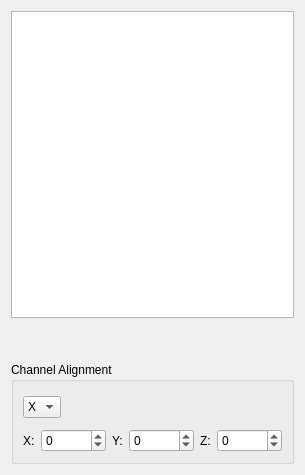
<?xml version="1.0" encoding="UTF-8"?>
<ui version="4.0">
 <class>ChannelExplorer</class>
 <widget class="QWidget" name="ChannelExplorer">
  <property name="geometry">
   <rect>
    <x>0</x>
    <y>0</y>
    <width>279</width>
    <height>475</height>
   </rect>
  </property>
  <property name="windowTitle">
   <string>Channel Explorer</string>
  </property>
  <property name="styleSheet">
   <string notr="true"/>
  </property>
  <layout class="QVBoxLayout" name="verticalLayout_2">
   <item>
    <widget class="QTreeView" name="view">
     <property name="acceptDrops">
      <bool>true</bool>
     </property>
     <property name="styleSheet">
      <string notr="true">QTreeView::indicator {
     width: 15px;
     height: 15px;
 }
QTreeView::indicator:checked {
     image: url(:/espina/show_all.svg);
 } 
QTreeView::indicator:unchecked {
     image: url(:/espina/hide_all.svg);
 } 
</string>
     </property>
     <property name="editTriggers">
      <set>QAbstractItemView::NoEditTriggers</set>
     </property>
     <property name="dragEnabled">
      <bool>true</bool>
     </property>
     <property name="dragDropMode">
      <enum>QAbstractItemView::InternalMove</enum>
     </property>
     <property name="defaultDropAction">
      <enum>Qt::MoveAction</enum>
     </property>
     <property name="selectionMode">
      <enum>QAbstractItemView::ExtendedSelection</enum>
     </property>
     <property name="animated">
      <bool>true</bool>
     </property>
     <attribute name="headerVisible">
      <bool>false</bool>
     </attribute>
    </widget>
   </item>
   <item>
    <layout class="QHBoxLayout" name="horizontalLayout">
     <item>
      <spacer name="horizontalSpacer">
       <property name="orientation">
        <enum>Qt::Horizontal</enum>
       </property>
       <property name="sizeHint" stdset="0">
        <size>
         <width>40</width>
         <height>20</height>
        </size>
       </property>
      </spacer>
     </item>
     <item>
      <widget class="QPushButton" name="channelColor">
       <property name="sizePolicy">
        <sizepolicy hsizetype="Fixed" vsizetype="Fixed">
         <horstretch>0</horstretch>
         <verstretch>0</verstretch>
        </sizepolicy>
       </property>
       <property name="minimumSize">
        <size>
         <width>32</width>
         <height>32</height>
        </size>
       </property>
       <property name="maximumSize">
        <size>
         <width>32</width>
         <height>32</height>
        </size>
       </property>
       <property name="baseSize">
        <size>
         <width>32</width>
         <height>32</height>
        </size>
       </property>
       <property name="toolTip">
        <string>Show Segmentation Information</string>
       </property>
       <property name="text">
        <string/>
       </property>
       <property name="icon">
        <iconset resource="../rsc/espina.qrc">
         <normaloff>:/espina/rainbow.svg</normaloff>:/espina/rainbow.svg</iconset>
       </property>
       <property name="iconSize">
        <size>
         <width>22</width>
         <height>22</height>
        </size>
       </property>
       <property name="flat">
        <bool>true</bool>
       </property>
      </widget>
     </item>
     <item>
      <widget class="QPushButton" name="unloadChannel">
       <property name="sizePolicy">
        <sizepolicy hsizetype="Fixed" vsizetype="Fixed">
         <horstretch>0</horstretch>
         <verstretch>0</verstretch>
        </sizepolicy>
       </property>
       <property name="minimumSize">
        <size>
         <width>32</width>
         <height>32</height>
        </size>
       </property>
       <property name="maximumSize">
        <size>
         <width>32</width>
         <height>32</height>
        </size>
       </property>
       <property name="baseSize">
        <size>
         <width>32</width>
         <height>32</height>
        </size>
       </property>
       <property name="toolTip">
        <string>Delete selected segmentation</string>
       </property>
       <property name="text">
        <string/>
       </property>
       <property name="icon">
        <iconset resource="../rsc/espina.qrc">
         <normaloff>:/espina/trash-full.svg</normaloff>:/espina/trash-full.svg</iconset>
       </property>
       <property name="iconSize">
        <size>
         <width>22</width>
         <height>22</height>
        </size>
       </property>
       <property name="flat">
        <bool>true</bool>
       </property>
      </widget>
     </item>
    </layout>
   </item>
   <item>
    <widget class="QGroupBox" name="groupBox">
     <property name="title">
      <string>Channel Alignment</string>
     </property>
     <layout class="QVBoxLayout" name="verticalLayout">
      <item>
       <layout class="QHBoxLayout" name="horizontalLayout_3">
        <item>
         <widget class="QComboBox" name="coordinateSelector">
          <property name="sizePolicy">
           <sizepolicy hsizetype="Preferred" vsizetype="Fixed">
            <horstretch>0</horstretch>
            <verstretch>0</verstretch>
           </sizepolicy>
          </property>
          <property name="maximumSize">
           <size>
            <width>40</width>
            <height>16777215</height>
           </size>
          </property>
          <item>
           <property name="text">
            <string>X</string>
           </property>
          </item>
          <item>
           <property name="text">
            <string>Y</string>
           </property>
          </item>
          <item>
           <property name="text">
            <string>Z</string>
           </property>
          </item>
         </widget>
        </item>
        <item>
         <widget class="QPushButton" name="alignLeft">
          <property name="sizePolicy">
           <sizepolicy hsizetype="Fixed" vsizetype="Fixed">
            <horstretch>0</horstretch>
            <verstretch>0</verstretch>
           </sizepolicy>
          </property>
          <property name="minimumSize">
           <size>
            <width>32</width>
            <height>32</height>
           </size>
          </property>
          <property name="maximumSize">
           <size>
            <width>32</width>
            <height>32</height>
           </size>
          </property>
          <property name="baseSize">
           <size>
            <width>32</width>
            <height>32</height>
           </size>
          </property>
          <property name="toolTip">
           <string>Align Left</string>
          </property>
          <property name="text">
           <string/>
          </property>
          <property name="icon">
           <iconset resource="../rsc/espina.qrc">
            <normaloff>:/espina/edit-undo.svg</normaloff>:/espina/edit-undo.svg</iconset>
          </property>
          <property name="iconSize">
           <size>
            <width>22</width>
            <height>22</height>
           </size>
          </property>
          <property name="flat">
           <bool>true</bool>
          </property>
         </widget>
        </item>
        <item>
         <widget class="QPushButton" name="alignCenter">
          <property name="sizePolicy">
           <sizepolicy hsizetype="Fixed" vsizetype="Fixed">
            <horstretch>0</horstretch>
            <verstretch>0</verstretch>
           </sizepolicy>
          </property>
          <property name="minimumSize">
           <size>
            <width>32</width>
            <height>32</height>
           </size>
          </property>
          <property name="maximumSize">
           <size>
            <width>32</width>
            <height>32</height>
           </size>
          </property>
          <property name="baseSize">
           <size>
            <width>32</width>
            <height>32</height>
           </size>
          </property>
          <property name="toolTip">
           <string>Align Center</string>
          </property>
          <property name="text">
           <string/>
          </property>
          <property name="icon">
           <iconset resource="../rsc/espina.qrc">
            <normaloff>:/espina/add.svg</normaloff>:/espina/add.svg</iconset>
          </property>
          <property name="iconSize">
           <size>
            <width>22</width>
            <height>22</height>
           </size>
          </property>
          <property name="flat">
           <bool>true</bool>
          </property>
         </widget>
        </item>
        <item>
         <widget class="QPushButton" name="alignRight">
          <property name="sizePolicy">
           <sizepolicy hsizetype="Fixed" vsizetype="Fixed">
            <horstretch>0</horstretch>
            <verstretch>0</verstretch>
           </sizepolicy>
          </property>
          <property name="minimumSize">
           <size>
            <width>32</width>
            <height>32</height>
           </size>
          </property>
          <property name="maximumSize">
           <size>
            <width>32</width>
            <height>32</height>
           </size>
          </property>
          <property name="baseSize">
           <size>
            <width>32</width>
            <height>32</height>
           </size>
          </property>
          <property name="toolTip">
           <string>Align Right</string>
          </property>
          <property name="text">
           <string/>
          </property>
          <property name="icon">
           <iconset resource="../rsc/espina.qrc">
            <normaloff>:/espina/edit-redo.svg</normaloff>:/espina/edit-redo.svg</iconset>
          </property>
          <property name="iconSize">
           <size>
            <width>22</width>
            <height>22</height>
           </size>
          </property>
          <property name="flat">
           <bool>true</bool>
          </property>
         </widget>
        </item>
        <item>
         <widget class="QPushButton" name="moveLeft">
          <property name="sizePolicy">
           <sizepolicy hsizetype="Fixed" vsizetype="Fixed">
            <horstretch>0</horstretch>
            <verstretch>0</verstretch>
           </sizepolicy>
          </property>
          <property name="minimumSize">
           <size>
            <width>32</width>
            <height>32</height>
           </size>
          </property>
          <property name="maximumSize">
           <size>
            <width>32</width>
            <height>32</height>
           </size>
          </property>
          <property name="baseSize">
           <size>
            <width>32</width>
            <height>32</height>
           </size>
          </property>
          <property name="toolTip">
           <string>Move Left</string>
          </property>
          <property name="text">
           <string/>
          </property>
          <property name="icon">
           <iconset resource="../rsc/espina.qrc">
            <normaloff>:/espina/edit-undo.svg</normaloff>:/espina/edit-undo.svg</iconset>
          </property>
          <property name="iconSize">
           <size>
            <width>22</width>
            <height>22</height>
           </size>
          </property>
          <property name="flat">
           <bool>true</bool>
          </property>
         </widget>
        </item>
        <item>
         <widget class="QPushButton" name="moveRight">
          <property name="sizePolicy">
           <sizepolicy hsizetype="Fixed" vsizetype="Fixed">
            <horstretch>0</horstretch>
            <verstretch>0</verstretch>
           </sizepolicy>
          </property>
          <property name="minimumSize">
           <size>
            <width>32</width>
            <height>32</height>
           </size>
          </property>
          <property name="maximumSize">
           <size>
            <width>32</width>
            <height>32</height>
           </size>
          </property>
          <property name="baseSize">
           <size>
            <width>32</width>
            <height>32</height>
           </size>
          </property>
          <property name="toolTip">
           <string>Move Right</string>
          </property>
          <property name="text">
           <string/>
          </property>
          <property name="icon">
           <iconset resource="../rsc/espina.qrc">
            <normaloff>:/espina/edit-redo.svg</normaloff>:/espina/edit-redo.svg</iconset>
          </property>
          <property name="iconSize">
           <size>
            <width>22</width>
            <height>22</height>
           </size>
          </property>
          <property name="flat">
           <bool>true</bool>
          </property>
         </widget>
        </item>
        <item>
         <spacer name="horizontalSpacer_2">
          <property name="orientation">
           <enum>Qt::Horizontal</enum>
          </property>
          <property name="sizeHint" stdset="0">
           <size>
            <width>40</width>
            <height>20</height>
           </size>
          </property>
         </spacer>
        </item>
       </layout>
      </item>
      <item>
       <layout class="QHBoxLayout" name="horizontalLayout_2">
        <item>
         <widget class="QLabel" name="label">
          <property name="text">
           <string>X:</string>
          </property>
         </widget>
        </item>
        <item>
         <widget class="QSpinBox" name="xPos">
          <property name="minimum">
           <number>-99999</number>
          </property>
          <property name="maximum">
           <number>99999</number>
          </property>
         </widget>
        </item>
        <item>
         <widget class="QLabel" name="label_2">
          <property name="text">
           <string>Y:</string>
          </property>
         </widget>
        </item>
        <item>
         <widget class="QSpinBox" name="yPos">
          <property name="minimum">
           <number>-99999</number>
          </property>
          <property name="maximum">
           <number>99999</number>
          </property>
         </widget>
        </item>
        <item>
         <widget class="QLabel" name="label_3">
          <property name="text">
           <string>Z:</string>
          </property>
         </widget>
        </item>
        <item>
         <widget class="QSpinBox" name="zPos">
          <property name="minimum">
           <number>-99999</number>
          </property>
          <property name="maximum">
           <number>99999</number>
          </property>
         </widget>
        </item>
        <item>
         <spacer name="horizontalSpacer_4">
          <property name="orientation">
           <enum>Qt::Horizontal</enum>
          </property>
          <property name="sizeHint" stdset="0">
           <size>
            <width>40</width>
            <height>20</height>
           </size>
          </property>
         </spacer>
        </item>
       </layout>
      </item>
     </layout>
     <zorder></zorder>
     <zorder></zorder>
    </widget>
   </item>
  </layout>
 </widget>
 <resources>
  <include location="../rsc/espina.qrc"/>
 </resources>
 <connections/>
</ui>
